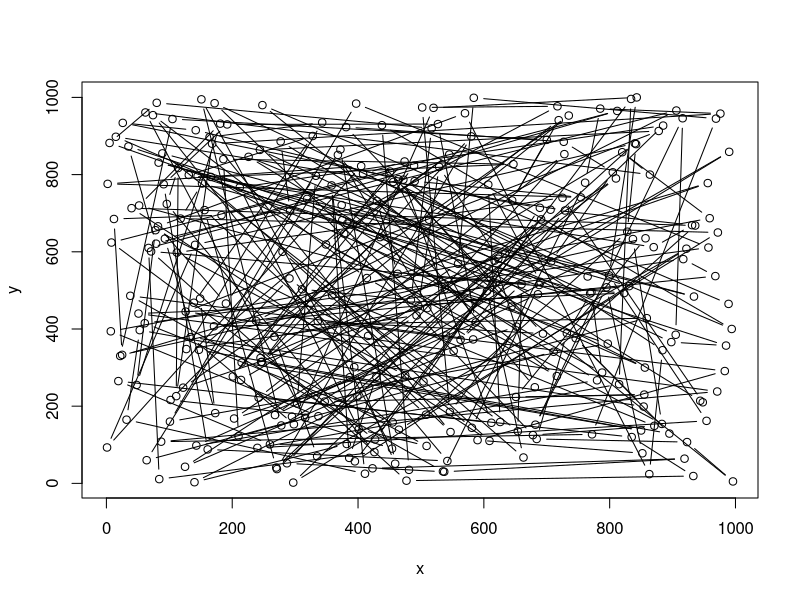

Here is the R script that generated this plot: (Note: this script raises an error after producing the figure.)
###########################################
# Description
################

# The Travelling Salesman Problem (TSP) is one of the most intensively studied problems in optimizations research. 

# The problem is formulated as follows:
# Given a list of cities and the pairiwse distances between each city, what is the shortest possible 
# route that connects each city exactly once

# Despite it's easy problem formulation, the TSP is NP-hard and computationally expensive. 
# It is possible that the running time for any algorithm for the TSP increases superpolynomially with the number of cities/nodes

# Here I list several methods which attempt to 'solve' the TSP
# 1) Brutue Forcing - Consider all n! possible routes and choose the one which minimizes the total travelled distance.
# 2) Nearest Neighbour - Beginning with an initial node, iteratively pick the next subsequent node as the node which is closest to the previous node 
# 3) 2 opt - Beginning with an initial route, randomly permute two nodes and accept the new route only if the total distance is minimized 
# 4) Simmulated Anealling - An extension to local descent algorithms with the ability to escape local minima. 
#                           Local minima are escaped through the use of a decaying temperature + acceptance function in which 'worse' solutions are accepted
#                           as intermediary routes with probability roughly proportional to the change in cost function between iterations and 
#                           roughly inversely proportional to the number of iterations  

# Method 1 is compuationally prohibitive for any non-small n and therefore is not considered in this syntax. 
# Method 2 by far offers the quickest solution which reasonably approximates the global solution. However is known to produce local minima.
# Method 3 is a 'greedy' local descent algorithm which iteratively improves the route and will in the long term produce a more optimal solution than method 2
# Method 4 is the slowest, however with the addition of an acceptance function (similar to the Metropolis Hastings Algorithm), has the unique ability to escape local minima.
# Typically method 2 is used to build an iniial framework/route that feeds into more advanced methods. 
# However here I have coded simulated annealing without Nearest Neighbour boosting due to the desire of producing animations that resolve a reasonable solution
# from an initialy poor route choice
 
# Note that in this syntax I have sacrificed some computation speed in order to produce live plot animations of how the route and cost function are changing over time.
# However by updating the plot only once every 0.1 seconds if an improved solution is available, I have greatly reduced the computation burden.
# After running a few microbenchmarks, the bottleneck is in computation of the total distance
#################################################

cities <- 300 
df <- data.frame(x = sample(1000, cities), y = sample(1000, cities))
plot(df, type = 'b')

# Create a reference distance matrix to efficiently calculate the total distance of new candidate routes
dist_mtx <- as.matrix(dist(df))

# Compute the total distance given the ordering of the cities in the path
distance <- function(order){
  total_distance <- 0
  for (i in 1:(length(order)-1)) {
    total_distance <- total_distance + dist[order[i], order[i+1]]
  }
  return(total_distance)
} 
# Evaluation of the distance function takes 0.2 milliseconds for n = 300 cities. Execution takes 0.6 milliseconds without use of a distance matrix 
# This is a bottleneck. Roughly 80% of computation time during each iteration in the while() loop is spent computing total distance

# swap 3 randomly picked cities in the ordering
swap <- function(order) {
  swaps <- 3
  indices <- sample(1:length(order), swaps); temp <- rep(0,swaps)
  for (i in 1:swaps){
    temp[i] = order[indices[i]]
  }
  for (j in 1:(swaps-1)){
    order[indices[j]] = temp[j+1]
  }
  order[indices[swaps]] = temp[1]
  return(order)
} # Execution takes 0.008 milliseconds and speed seems mostly independent of n.

# Create the Simulated Annealing acceptance function, producing the probability of accepting a 'worse' intermediary solution 
accptFun <- function(delE, t) {
  return(1/(1+exp(delE/t)))
}

# Initialization
t = 1e4; order <- 1:cities; E <- distance(order = order); iter <- 1; Error <- c(E)

{
startTime <- currentTime <- proc.time()["elapsed"]
wait <- 15
par(mfrow = c(1,2))
while(proc.time() - startTime < wait) {
  newOrder <- swap(order = order)
  newE <- distance(order = newOrder)
  
  rand <- runif(1, min = 0, max = 1)
  acpt <- accptFun(newE - E, t)
  
  if(rand <= acpt) {
    delE <- newE - E
    
    cat("Iteration: ", iter, ", Time: ", currentTime["elapsed"], "\n")
    cat("Temperature: ", t, ", Prob Accept: ", acpt, "\n")
    cat("Total Distance: ", ", New Total Distance: ", newE, "\n")
    cat("Del E: ", delE, "\n")
    cat("\n\n")
    
    E <- newE
    order <- newOrder
    t <- t * 0.9
    iter <- iter + 1
    Error[iter] = E
    plot(x,y); lines(df[order,])
    plot(1:iter, Error, xlab = "Iterations", ylab = "Total Distance", type = "l")
    Sys.sleep(0.075)
  }
}
}

# plot(x,y); lines(df[order,])
